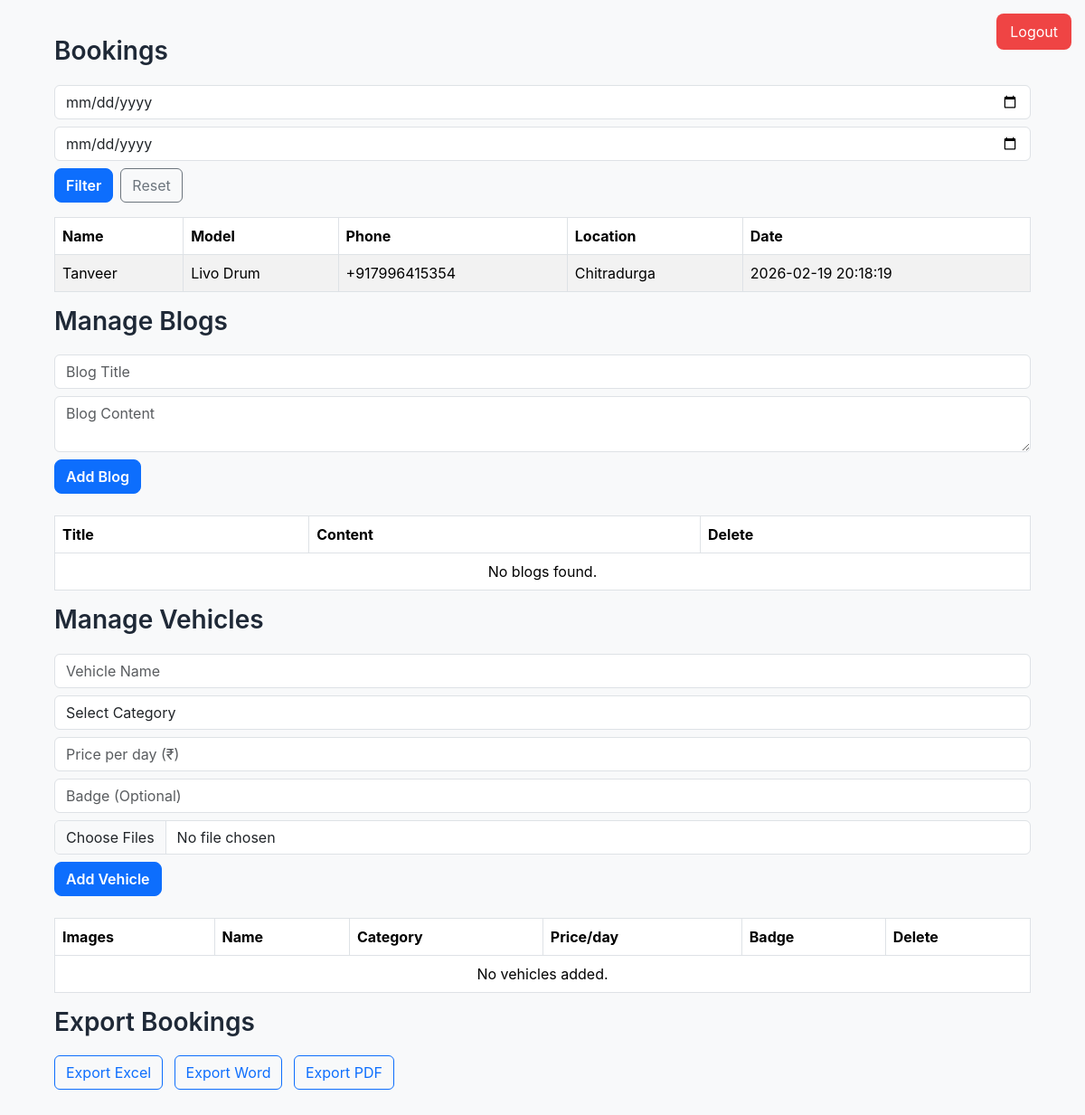
/dashboard (signed in), run on the app's committed database.
### app.py (models this page shows)
class Booking(db.Model):
    id = db.Column(db.Integer, primary_key=True)
    name = db.Column(db.String(100))
    model = db.Column(db.String(100))
    phone = db.Column(db.String(20))
    location = db.Column(db.String(100))
    date = db.Column(db.DateTime, default=datetime.utcnow)

### app.py (the view)
@app.route('/dashboard', methods=['GET','POST'])
@login_required
def dashboard():
    now = datetime.utcnow().timestamp()
    if 'last_activity' in session:
        if now - session['last_activity'] > 300:
            session.clear()
            flash("Session expired. Please login again.")
            return redirect(url_for('admin'))
    session['last_activity'] = now
    from_date = request.args.get('from_date')
    to_date = request.args.get('to_date')
    query = Booking.query
    if from_date and to_date:
        from_date_obj = datetime.strptime(from_date, "%Y-%m-%d")
        to_date_obj = datetime.strptime(to_date, "%Y-%m-%d")
        query = query.filter(Booking.date.between(from_date_obj, to_date_obj))
    bookings = query.all()
    blogs = Blog.query.all()
    vehicles = Vehicle.query.all()  # for admin management
    return render_template("admin_dashboard.html",
                           bookings=bookings,
                           blogs=blogs,
                           vehicles=vehicles)

### app.py (called while the page is built)
def login_required(f):
    @wraps(f)
    def decorated_function(*args, **kwargs):
        if 'admin_logged_in' not in session:
            flash("Please login first")
            return redirect(url_for('admin'))
        return f(*args, **kwargs)
    return decorated_function

### templates/admin_dashboard.html (shortened to what this page needs)
<!DOCTYPE html>
<html>
<head>
    <link href="https://cdn.jsdelivr.net/npm/bootstrap@5.3.2/dist/css/bootstrap.min.css" rel="stylesheet">
</head>
<body>
<div class="container-box">
    <button class="logout-btn" onclick="window.location.href='/logout'">Logout</button>
    <h3>Bookings</h3>
    <form method="GET" class="mb-3 d-flex gap-2 flex-wrap">
        <input type="date" name="from_date" value="{{ request.args.get('from_date', '') }}" class="form-control" required>
        <input type="date" name="to_date" value="{{ request.args.get('to_date', '') }}" class="form-control" required>
        <button class="btn btn-primary">Filter</button>
        <a href="{{ url_for('dashboard') }}" class="btn btn-outline-secondary">Reset</a>
    </form>
    <table class="table table-bordered table-striped">
        <thead>
            <tr><th>Name</th><th>Model</th><th>Phone</th><th>Location</th><th>Date</th></tr>
        </thead>
        <tbody>
            {% for b in bookings %}
            <tr>
                <td>{{ b.name }}</td>
                <td>{{ b.model }}</td>
                <td>{{ b.phone }}</td>
                <td>{{ b.location }}</td>
                <td>{{ b.date.strftime('%Y-%m-%d %H:%M:%S') }}</td>
            </tr>
            {% else %}
            <tr><td colspan="5" class="text-center">No bookings found.</td></tr>
            {% endfor %}
        </tbody>
    </table>
    <h3>Manage Blogs</h3>
    <form method="POST" action="{{ url_for('add_blog') }}" class="mb-4">
        <input type="text" name="title" placeholder="Blog Title" class="form-control mb-2" required>
        <textarea name="content" placeholder="Blog Content" class="form-control mb-2" required></textarea>
        <button class="btn btn-primary">Add Blog</button>
    </form>
    <table class="table table-bordered">
        <thead><tr><th>Title</th><th>Content</th><th>Delete</th></tr></thead>
        <tbody>
            {% for blog in blogs %}
            <tr>
                <td>{{ blog.title }}</td>
                <td>{{ blog.content }}</td>
                <td><a href="{{ url_for('delete_blog', id=blog.id) }}" class="btn btn-danger btn-sm">Delete</a></td>
            </tr>
            {% else %}
            <tr><td colspan="3" class="text-center">No blogs found.</td></tr>
            {% endfor %}
        </tbody>
    </table>
    <h3>Manage Vehicles</h3>
    <form method="POST" action="{{ url_for('add_vehicle') }}" enctype="multipart/form-data" class="mb-4">
        <input type="text" name="name" placeholder="Vehicle Name" class="form-control mb-2" required>
        <select name="category" class="form-control mb-2" required>
            <option value="">Select Category</option>
        </select>
        <input type="number" name="price" placeholder="Price per day (₹)" class="form-control mb-2" required>
        <input type="text" name="badge" placeholder="Badge (Optional)" class="form-control mb-2">
        <input type="file" name="images" accept="image/*" class="form-control mb-2" multiple required>
        <button class="btn btn-primary">Add Vehicle</button>
    </form>
    <table class="table table-bordered">
        <thead>
            <tr><th>Images</th><th>Name</th><th>Category</th><th>Price/day</th><th>Badge</th><th>Delete</th></tr>
        </thead>
        <tbody>
            {% for v in vehicles %}
            <tr>
                <td>
                    {% if v.images %}
                    <div id="carousel{{ v.id }}" class="carousel slide" data-bs-ride="carousel" style="width:120px;">
                        <div class="carousel-inner">
                            {% for img in v.images %}
                            <div class="carousel-item {% if loop.first %}active{% endif %}">
                                <img src="{{ url_for('static', filename='uploads/' + img.filename) }}" class="d-block">
                            </div>
                            {% endfor %}
                        </div>
                        {% if v.images|length > 1 %}
                        <button class="carousel-control-prev" type="button" data-bs-target="#carousel{{ v.id }}" data-bs-slide="prev">
                            <span class="carousel-control-prev-icon"></span>
                        </button>
                        <button class="carousel-control-next" type="button" data-bs-target="#carousel{{ v.id }}" data-bs-slide="next">
                            <span class="carousel-control-next-icon"></span>
                        </button>
                        {% endif %}
                    </div>
                    {% else %}No images{% endif %}
                </td>
                <td>{{ v.name }}</td>
                <td>{{ v.category }}</td>
                <td>₹{{ v.price }}</td>
                <td>{{ v.badge or '' }}</td>
                <td><a href="{{ url_for('delete_vehicle', id=v.id) }}" class="btn btn-danger btn-sm">Delete</a></td>
            </tr>
            {% else %}
            <tr><td colspan="6" class="text-center">No vehicles added.</td></tr>
            {% endfor %}
        </tbody>
    </table>
    <h3>Export Bookings</h3>
    <a href="{{ url_for('export', format='excel', from_date=request.args.get('from_date'), to_date=request.args.get('to_date')) }}" class="btn btn-outline-primary me-2">Export Excel</a>
    <a href="{{ url_for('export', format='word', from_date=request.args.get('from_date'), to_date=request.args.get('to_date')) }}" class="btn btn-outline-primary me-2">Export Word</a>
    <a href="{{ url_for('export', format='pdf', from_date=request.args.get('from_date'), to_date=request.args.get('to_date')) }}" class="btn btn-outline-primary">Export PDF</a>
</div>
</body>
</html>

### templates/admin_dashboard.html (style rules this page uses)
body { background-color: #f8f9fa; font-family: 'Inter', sans-serif; color: #1f2937; }
.container-box { width: 90%; margin: 40px auto; }
.logout-btn { position: fixed; top: 15px; right: 15px; background-color: #ef4444; border: none; color: white; padding: 8px 15px; border-radius: 8px; }
h3 { font-weight: 600; margin-bottom: 20px; }
table th, table td { vertical-align: middle !important; }
.btn-danger, .btn-primary { border-radius: 8px; font-weight: 600; }

### data on the page
Booking: name "Tanveer", model "Livo Drum", phone "+917996415354", location "Chitradurga", date "2026-02-19 20:18:19"
